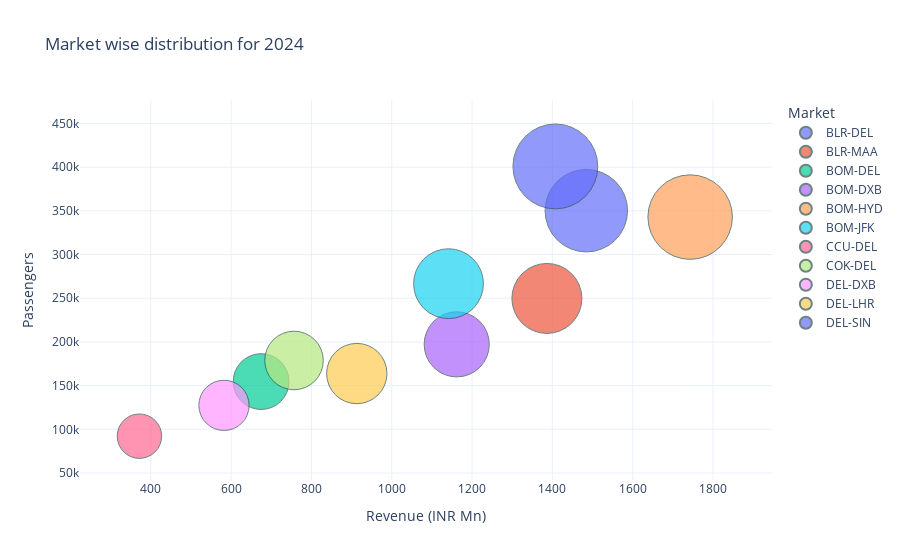

The cell this chart's notebook holds for it:
### Code cell
def top_5_markets(year):
    ask_data=Ask_data(year)
    df=dataframe
    market_data=df.groupby(["Market","Month_Name","Year"])["Passengers"].sum().reset_index()
    merged_data=ask_data.merge(market_data[["Passengers","Year","Month_Name","Market"]],on=["Year","Month_Name","Market"], how="left")
    market_data=merged_data.groupby("Market")[["Revenue (INR Mn)","ASK (Mn km)","Passengers"]].sum().reset_index()

    fig=px.scatter(market_data,x=market_data["Revenue (INR Mn)"], y=market_data["Passengers"],
                color="Market", 
                title="Market wise distribution for 2024",
                    size="ASK (Mn km)",
                    size_max=60,
                    hover_data=["Passengers"]
                )
    fig.update_traces(marker=dict(line=dict(width=1, color='DarkSlateGrey')))
    fig.update_layout(
        xaxis_title="Revenue (INR Mn)",
        yaxis_title="Passengers",
        legend_title="Market",
        template="plotly_white"
    )
    return fig.show()

top_5_markets(2024)

### Figure 1 — Plotly figure (JSON) as saved in the notebook; plotly's stock layout.template omitted (floating-point values rounded to 4 significant figures)
{"data": [{"hovertemplate": "Market=BLR-DEL<br>Revenue (INR Mn)=%{x}<br>Passengers=%{y}<br>ASK (Mn km)=%{marker.size}<extra></extra>", "legendgroup": "BLR-DEL", "marker": {"color": "#636efa", "line": {"color": "DarkSlateGrey", "width": 1}, "size": [391.6], "sizemode": "area", "sizeref": 0.1151, "symbol": "circle"}, "mode": "markers", "name": "BLR-DEL", "orientation": "v", "showlegend": true, "type": "scatter", "x": [1485.0], "xaxis": "x", "y": [350137], "yaxis": "y"}, {"hovertemplate": "Market=BLR-MAA<br>Revenue (INR Mn)=%{x}<br>Passengers=%{y}<br>ASK (Mn km)=%{marker.size}<extra></extra>", "legendgroup": "BLR-MAA", "marker": {"color": "#EF553B", "line": {"color": "DarkSlateGrey", "width": 1}, "size": [282.2], "sizemode": "area", "sizeref": 0.1151, "symbol": "circle"}, "mode": "markers", "name": "BLR-MAA", "orientation": "v", "showlegend": true, "type": "scatter", "x": [1386.0], "xaxis": "x", "y": [249737], "yaxis": "y"}, {"hovertemplate": "Market=BOM-DEL<br>Revenue (INR Mn)=%{x}<br>Passengers=%{y}<br>ASK (Mn km)=%{marker.size}<extra></extra>", "legendgroup": "BOM-DEL", "marker": {"color": "#00cc96", "line": {"color": "DarkSlateGrey", "width": 1}, "size": [179.2], "sizemode": "area", "sizeref": 0.1151, "symbol": "circle"}, "mode": "markers", "name": "BOM-DEL", "orientation": "v", "showlegend": true, "type": "scatter", "x": [674.6], "xaxis": "x", "y": [154600], "yaxis": "y"}, {"hovertemplate": "Market=BOM-DXB<br>Revenue (INR Mn)=%{x}<br>Passengers=%{y}<br>ASK (Mn km)=%{marker.size}<extra></extra>", "legendgroup": "BOM-DXB", "marker": {"color": "#ab63fa", "line": {"color": "DarkSlateGrey", "width": 1}, "size": [244.3], "sizemode": "area", "sizeref": 0.1151, "symbol": "circle"}, "mode": "markers", "name": "BOM-DXB", "orientation": "v", "showlegend": true, "type": "scatter", "x": [1162.0], "xaxis": "x", "y": [197198], "yaxis": "y"}, {"hovertemplate": "Market=BOM-HYD<br>Revenue (INR Mn)=%{x}<br>Passengers=%{y}<br>ASK (Mn km)=%{marker.size}<extra></extra>", "legendgroup": "BOM-HYD", "marker": {"color": "#FFA15A", "line": {"color": "DarkSlateGrey", "width": 1}, "size": [411.2], "sizemode": "area", "sizeref": 0.1151, "symbol": "circle"}, "mode": "markers", "name": "BOM-HYD", "orientation": "v", "showlegend": true, "type": "scatter", "x": [1743.0], "xaxis": "x", "y": [342839], "yaxis": "y"}, {"hovertemplate": "Market=BOM-JFK<br>Revenue (INR Mn)=%{x}<br>Passengers=%{y}<br>ASK (Mn km)=%{marker.size}<extra></extra>", "legendgroup": "BOM-JFK", "marker": {"color": "#19d3f3", "line": {"color": "DarkSlateGrey", "width": 1}, "size": [280.7], "sizemode": "area", "sizeref": 0.1151, "symbol": "circle"}, "mode": "markers", "name": "BOM-JFK", "orientation": "v", "showlegend": true, "type": "scatter", "x": [1141.0], "xaxis": "x", "y": [266627], "yaxis": "y"}, {"hovertemplate": "Market=CCU-DEL<br>Revenue (INR Mn)=%{x}<br>Passengers=%{y}<br>ASK (Mn km)=%{marker.size}<extra></extra>", "legendgroup": "CCU-DEL", "marker": {"color": "#FF6692", "line": {"color": "DarkSlateGrey", "width": 1}, "size": [113.6], "sizemode": "area", "sizeref": 0.1151, "symbol": "circle"}, "mode": "markers", "name": "CCU-DEL", "orientation": "v", "showlegend": true, "type": "scatter", "x": [371.6], "xaxis": "x", "y": [92145], "yaxis": "y"}, {"hovertemplate": "Market=COK-DEL<br>Revenue (INR Mn)=%{x}<br>Passengers=%{y}<br>ASK (Mn km)=%{marker.size}<extra></extra>", "legendgroup": "COK-DEL", "marker": {"color": "#B6E880", "line": {"color": "DarkSlateGrey", "width": 1}, "size": [197.2], "sizemode": "area", "sizeref": 0.1151, "symbol": "circle"}, "mode": "markers", "name": "COK-DEL", "orientation": "v", "showlegend": true, "type": "scatter", "x": [756.6], "xaxis": "x", "y": [178763], "yaxis": "y"}, {"hovertemplate": "Market=DEL-DXB<br>Revenue (INR Mn)=%{x}<br>Passengers=%{y}<br>ASK (Mn km)=%{marker.size}<extra></extra>", "legendgroup": "DEL-DXB", "marker": {"color": "#FF97FF", "line": {"color": "DarkSlateGrey", "width": 1}, "size": [145.4], "sizemode": "area", "sizeref": 0.1151, "symbol": "circle"}, "mode": "markers", "name": "DEL-DXB", "orientation": "v", "showlegend": true, "type": "scatter", "x": [582.2], "xaxis": "x", "y": [127407], "yaxis": "y"}, {"hovertemplate": "Market=DEL-LHR<br>Revenue (INR Mn)=%{x}<br>Passengers=%{y}<br>ASK (Mn km)=%{marker.size}<extra></extra>", "legendgroup": "DEL-LHR", "marker": {"color": "#FECB52", "line": {"color": "DarkSlateGrey", "width": 1}, "size": [209.4], "sizemode": "area", "sizeref": 0.1151, "symbol": "circle"}, "mode": "markers", "name": "DEL-LHR", "orientation": "v", "showlegend": true, "type": "scatter", "x": [913.0], "xaxis": "x", "y": [163806], "yaxis": "y"}, {"hovertemplate": "Market=DEL-SIN<br>Revenue (INR Mn)=%{x}<br>Passengers=%{y}<br>ASK (Mn km)=%{marker.size}<extra></extra>", "legendgroup": "DEL-SIN", "marker": {"color": "#636efa", "line": {"color": "DarkSlateGrey", "width": 1}, "size": [414.5], "sizemode": "area", "sizeref": 0.1151, "symbol": "circle"}, "mode": "markers", "name": "DEL-SIN", "orientation": "v", "showlegend": true, "type": "scatter", "x": [1407.0], "xaxis": "x", "y": [400802], "yaxis": "y"}], "layout": {"legend": {"itemsizing": "constant", "title": {"text": "Market"}, "tracegroupgap": 0}, "title": {"text": "Market wise distribution for 2024"}, "xaxis": {"anchor": "y", "domain": [0, 1], "title": {"text": "Revenue (INR Mn)"}}, "yaxis": {"anchor": "x", "domain": [0, 1], "title": {"text": "Passengers"}}}}
